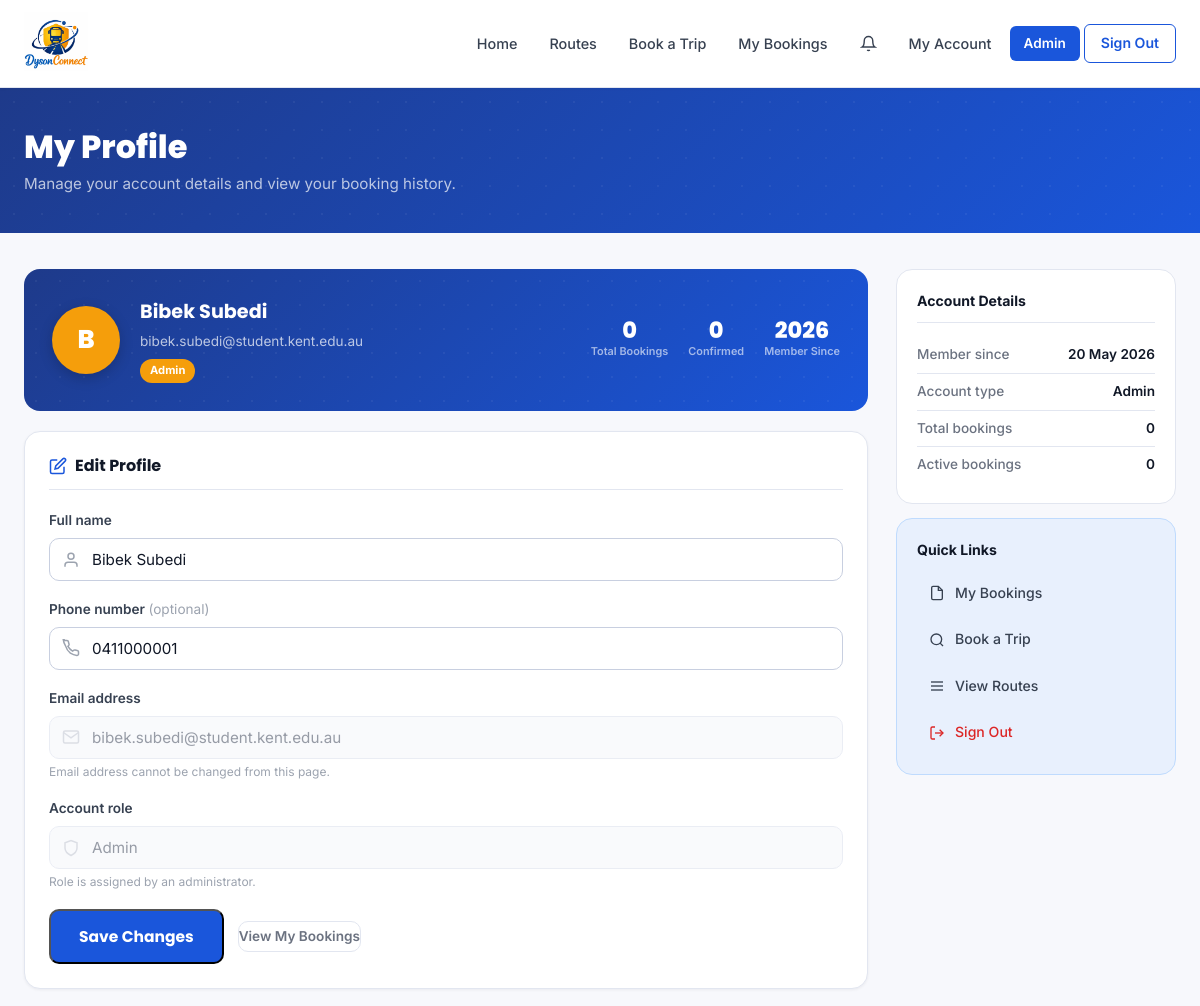
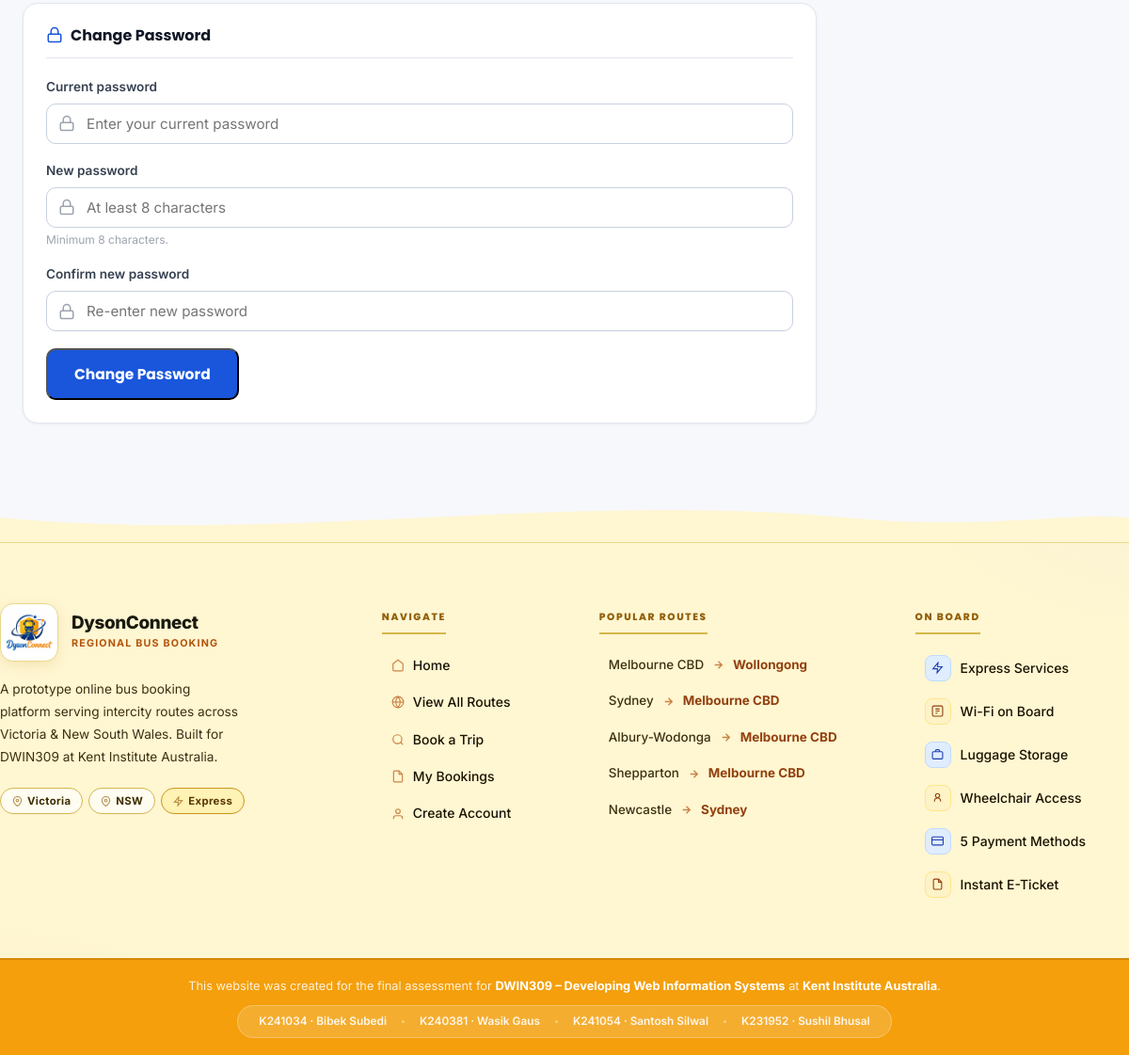
The app's page /profile.php (signed in) with its own data (2 pictures, top to bottom).
### tables this page shows
CREATE TABLE users (
    user_id    INT          UNSIGNED NOT NULL AUTO_INCREMENT,
    full_name  VARCHAR(120) NOT NULL,
    email      VARCHAR(180) NOT NULL,
    password   VARCHAR(255) NOT NULL,    
    phone      VARCHAR(20)  DEFAULT NULL,
    role       ENUM('customer','admin') NOT NULL DEFAULT 'customer',
    created_at DATETIME     NOT NULL DEFAULT CURRENT_TIMESTAMP,
    PRIMARY KEY (user_id),
    UNIQUE KEY uq_users_email (email)
);

CREATE TABLE routes (
    route_id    INT           UNSIGNED NOT NULL AUTO_INCREMENT,
    origin      VARCHAR(100)  NOT NULL,
    destination VARCHAR(100)  NOT NULL,
    distance_km SMALLINT      UNSIGNED NOT NULL DEFAULT 0,
    base_price  DECIMAL(8,2)  NOT NULL,
    route_tags  VARCHAR(255)  DEFAULT NULL,
    status      ENUM('active','inactive') NOT NULL DEFAULT 'active',
    created_at  DATETIME      NOT NULL DEFAULT CURRENT_TIMESTAMP,
    PRIMARY KEY (route_id)
);

### profile.php (the view, shortened to what the rows shown need)
<?php
require_once 'includes/db_connect.php';
require_once 'includes/functions.php';
require_once 'includes/auth_check.php';
$userId = currentUserId();
$stmt = $conn->prepare("
    SELECT user_id, full_name, email, phone, role, created_at
    FROM   users
    WHERE  user_id = ?
");
$stmt->bind_param('i', $userId);
$stmt->execute();
$user = $stmt->get_result()->fetch_assoc();
require_once 'includes/header.php';
?>
<div class="page-hero page-hero--blue">
    <div class="container">
        <h1 class="page-hero-title">My Profile</h1>
    </div>
</div>
<section class="profile-section">
    <div class="container profile-layout">
        <div class="profile-main">
            <div class="profile-overview-card">
                <div class="profile-avatar">
                    <?= strtoupper(substr($user['full_name'], 0, 1)) ?>
                </div>
                <div class="profile-overview-info">
                    <span class="profile-name"><?= e($user['full_name']) ?></span>
                    <span class="profile-email-display"><?= e($user['email']) ?></span>
                    <span class="profile-role-badge profile-role-badge--<?= e($user['role']) ?>">
                        <?= ucfirst(e($user['role'])) ?>
                    </span>
                </div>
                <div class="profile-stats">
                    <div class="profile-stat">
                    </div>
                    <div class="profile-stat">
                    </div>
                    <div class="profile-stat">
                        <span class="pstat-num"><?= date('Y', strtotime($user['created_at'])) ?></span>
                        <span class="pstat-label">Member Since</span>
                    </div>
                </div>
            </div>
            <div class="detail-card">
                <h2 class="detail-card-title">
                    <svg width="18" height="18" viewBox="0 0 24 24" fill="none" stroke="currentColor" stroke-width="2"><path d="M11 4H4a2 2 0 0 0-2 2v14a2 2 0 0 0 2 2h14a2 2 0 0 0 2-2v-7"/><path d="M18.5 2.5a2.121 2.121 0 0 1 3 3L12 15l-4 1 1-4 9.5-9.5z"/></svg>
                    Edit Profile
                </h2>
                <form method="POST" action="<?= BASE_URL ?>profile.php" novalidate>
                    <div class="form-group">
                        <div class="input-icon-wrap">
                            <input type="text" id="full_name" name="full_name"
                                   value="<?= e($user['full_name']) ?>"
                                   placeholder="Your full name"
                                   maxlength="120" required>
                        </div>
                    </div>
                    <div class="form-group">
                        <div class="input-icon-wrap">
                            <input type="tel" id="phone" name="phone"
                                   value="<?= e($user['phone'] ?? '') ?>"
                                   placeholder="e.g. 0412 345 678"
                                   maxlength="20">
                        </div>
                    </div>
                    <div class="form-group">
                        <div class="input-icon-wrap">
                            <input type="email" value="<?= e($user['email']) ?>" disabled class="input-disabled">
                        </div>
                    </div>
                    <div class="form-group">
                        <div class="input-icon-wrap">
                            <input type="text" value="<?= ucfirst(e($user['role'])) ?>" disabled class="input-disabled">
                        </div>
                    </div>
                </form>
            </div>
            <div class="detail-card detail-card--pw">
                <h2 class="detail-card-title">
                    <svg width="18" height="18" viewBox="0 0 24 24" fill="none" stroke="currentColor" stroke-width="2"><rect x="3" y="11" width="18" height="11" rx="2" ry="2"/><path d="M7 11V7a5 5 0 0 1 10 0v4"/></svg>
                    Change Password
                </h2>
            </div>
        </div>
        <aside class="profile-sidebar">
            <div class="sidebar-card">
                <div class="sidebar-row">
                    <span class="sidebar-label">Member since</span>
                    <span class="sidebar-value"><?= date('d M Y', strtotime($user['created_at'])) ?></span>
                </div>
                <div class="sidebar-row">
                    <span class="sidebar-label">Account type</span>
                    <span class="sidebar-value"><?= ucfirst(e($user['role'])) ?></span>
                </div>
            </div>
        </aside>
    </div>
</section>
<?php require_once 'includes/footer.php'; ?>

### includes/footer.php (shortened to what the rows shown need)
</main>
<footer class="site-footer">
<div class="footer-inner">
    <div class="container footer-grid">
        <div class="footer-col">
            <ul class="footer-list footer-routes">
            <?php
            global $conn;
            $footerRoutes = [];
            if (isset($conn)) {
                $fRes = $conn->query("SELECT origin, destination FROM routes WHERE status='active' ORDER BY base_price DESC");
                $fSeen = [];
                while ($fr = $fRes->fetch_assoc()) {
                    if (!isset($fSeen[$fr['origin']]) && count($footerRoutes) < 5) {
                        $fSeen[$fr['origin']] = true;
                        $footerRoutes[] = $fr;
                    }
                }
            }
            foreach ($footerRoutes as $fr): ?>
            <li>
                <a href="<?= BASE_URL ?>search.php?origin=<?= urlencode($fr['origin']) ?>&destination=<?= urlencode($fr['destination']) ?>" class="footer-route-link">
                    <span class="frl-from"><?= htmlspecialchars($fr['origin'], ENT_QUOTES) ?></span>
                    <svg class="frl-arrow" width="13" height="13" viewBox="0 0 24 24" fill="none" stroke="currentColor" stroke-width="2.5"><path d="M5 12h14M12 5l7 7-7 7"/></svg>
                    <span class="frl-to"><?= htmlspecialchars($fr['destination'], ENT_QUOTES) ?></span>
                </a>
            </li>
            <?php endforeach; ?>
            </ul>
        </div>
    </div>
</div>
</footer>
</body>
</html>

### records on screen
users: full_name "B", full_name "Bibek Subedi", email "bibek.subedi@student.kent.edu.au", role "Admin", created_at "2026", phone "0411000001", created_at "20 May 2026"
routes: origin "Melbourne CBD", destination "Wollongong"
routes: origin "Sydney", destination "Melbourne CBD"
routes: origin "Albury-Wodonga", destination "Melbourne CBD"
routes: origin "Shepparton", destination "Melbourne CBD"
routes: origin "Newcastle", destination "Sydney"

### other values on screen
$bookingCount "0"
$activeCount "0"
